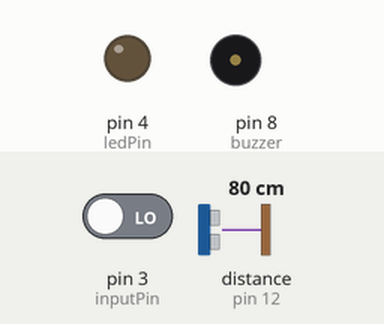
This sketch was run on a simulated Arduino Uno, built with avr-gcc and run on an emulated ATmega328P. Parts: output pins drawn as LEDs (lit = HIGH), buzzer (waves = sounding). Wiring (inferred from the names in the program): ultrasonic range finder: trigger pin 13; echo pin 12. The test bench sets the inputs (shaded band); at power-on: pin 3 (inputPin) LOW, distance to the obstacle (sensor on pin 12) 80 cm. The echo pulse lasts 58.3 µs per cm; pins used as bus, display or sensor lines are not drawn; what the sketch prints to the serial monitor is not drawn.

Above: at 1.2 s.
1.3 s: pin 3 (inputPin) driven HIGH
At 2.1 s:
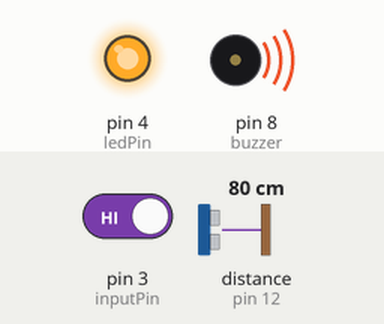
Timing chart, 0 to 8.8 s (numbered marks = the images above; inputs shaded):
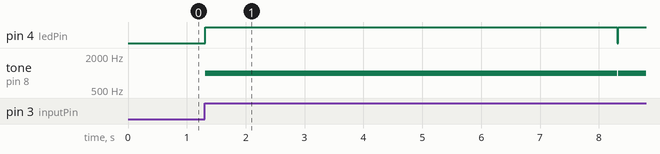

Measured:
- after the input at 1.3 s, pin 4 (ledPin): LOW → HIGH at once, → LOW 7.0 s later, → HIGH 0.02 s later; tone on pin 8 (buzzer): silent → 1000 Hz at once, → silent 7.0 s later, → 1000 Hz 0.02 s later

The sketch:

Source_Code.ino
```cpp
/*  Human Detector Within Specified Range Using PIR Motion Sensor And Ultrasonic Distance Sensor
 *
 *  GitHub URL - https://github.com/narayanvyas/Human-Detector-With-PIR-HC-SR501-And-Ultrasonic-Sensor-HC-SR04
 *
 *  Developed By Web Dev Fusion
 *  URL - https://www.webdevfusion.com
 *
 * Components
 * ----------
 *  - Arduino Uno
 *  - Infrared Motion Sensor
 *  - Ultrasonic Distance Sensor
 *  - An LED
 *  - A 220 Ohm resistor for the LED
 *  - A Buzzer
 *
 *  Libraries
 *  ---------
 *  - None
 *
 * Connections
 * -----------
 *  Break out    |    Arduino Uno
 *  --------------------------------------------
 *      PIR VCC                 |        5V
 *      PIR GND                 |        GND
 *      PIR OUT                 |        3
 *      Ultrasonic VCC          |        5V
 *      Ultrasonic GND          |        GND
 *      Ultrasonic Echo         |        12
 *      Ultrasonic Trigger      |        13
 *
 * Also connect an LED to simulate a controlled device.
 *           220 Ohm
 *    3 ----/\/\/\/\----(LED |)----GND
 *
 */

int ledPin   = 4;       // choose the pin for the LED
int inputPin = 3;       // choose the input pin (for PIR sensor)
int pirState = LOW;     // we start, assuming no motion detected
int val      = 0;       // variable for reading the pin status
int echoPin = 12;       // variable for echo pin of Distanse Sensor
int trigPin = 13;       // variable for trigger pin of Distanse Sensor
int buzzer = 8;         // choose pin for the buzzer

//the time we give the PIR Sensor to calibrate (10-60 secs according to the datasheet)
int calibrationTime = 30; //This time is in seconds

void setup() {
  pinMode(ledPin, OUTPUT);     // declare LED as output
  pinMode(inputPin, INPUT);    // declare PIR Sensor as input
  pinMode(trigPin, OUTPUT);    // declare Distance Sensor's trigger pin as output
  pinMode(echoPin, INPUT);     // declare Distance Sensor's echo pin as input
  pinMode(buzzer, OUTPUT);     // declare buzzer as output

  Serial.begin(9600);

  Serial.println("Waiting for the PIR sensor to warm up.");
  Serial.println("PIR SENSOR ACTIVE");
}
long duration, distance;

long calculateDistance() {
  digitalWrite(trigPin, LOW);
  delayMicroseconds(2);
  digitalWrite(trigPin, HIGH);
  delayMicroseconds(10);
  digitalWrite(trigPin, LOW);
  duration = pulseIn(echoPin, HIGH);
  distance = (duration/2) / 29.1;
  return distance;
}

void loop() {
  calculateDistance();
  if (distance >= 200 || distance <= 0){  // Maximum Distance Here We Are Taking Is 200 CM
    Serial.println("No Object Found");
  }
  else {
    val = digitalRead(inputPin);  // read input value
    Serial.println("Object Found");
//    delay(4000);
    if (val == HIGH) {            // check if the input is HIGH
      digitalWrite(ledPin, HIGH);  // turn LED ON
      tone(buzzer, 1000);
      delay(7000);
      digitalWrite(ledPin, LOW);
      noTone(buzzer);
      Serial.println("Alarm Off");
      if (pirState == LOW) {
        // we have just turned on
        Serial.print("Human detected at ");
        Serial.print(distance);
        Serial.println(" cm");
        // We only want to print on the output change, not state
        pirState = HIGH;
      }
    } else {
      digitalWrite(ledPin, LOW); // turn LED OFF
      noTone(buzzer);
      if (pirState == HIGH){
        // we have just turned off
        // We only want to print on the output change, not state
        pirState = LOW;
        noTone(buzzer);
      }
    }
  }
  delay(10);
}
```
